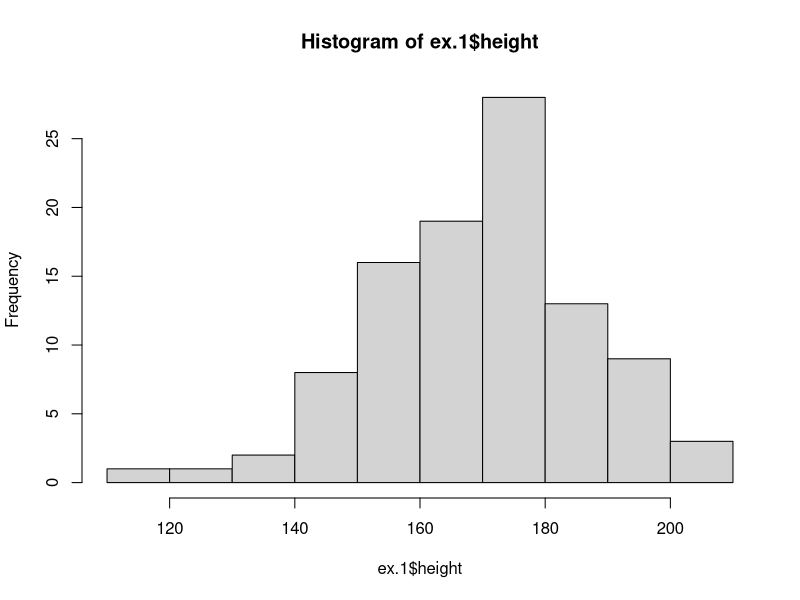
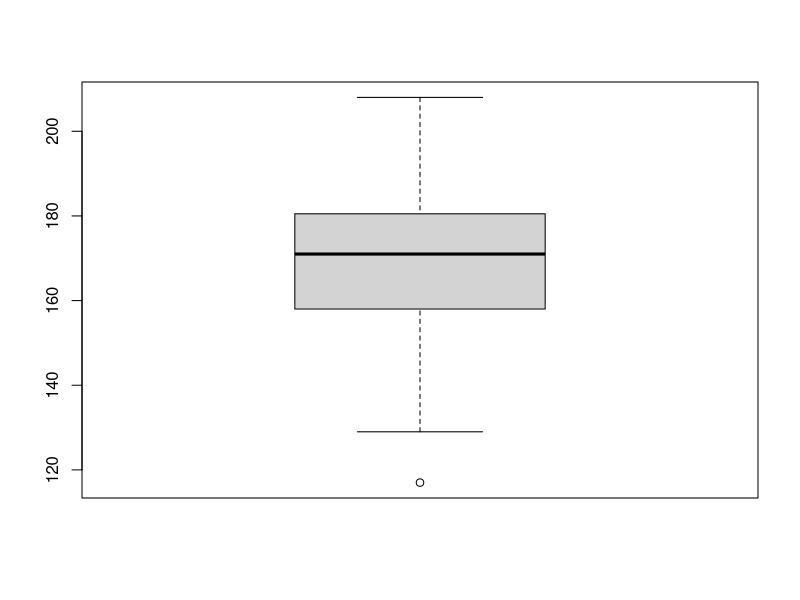
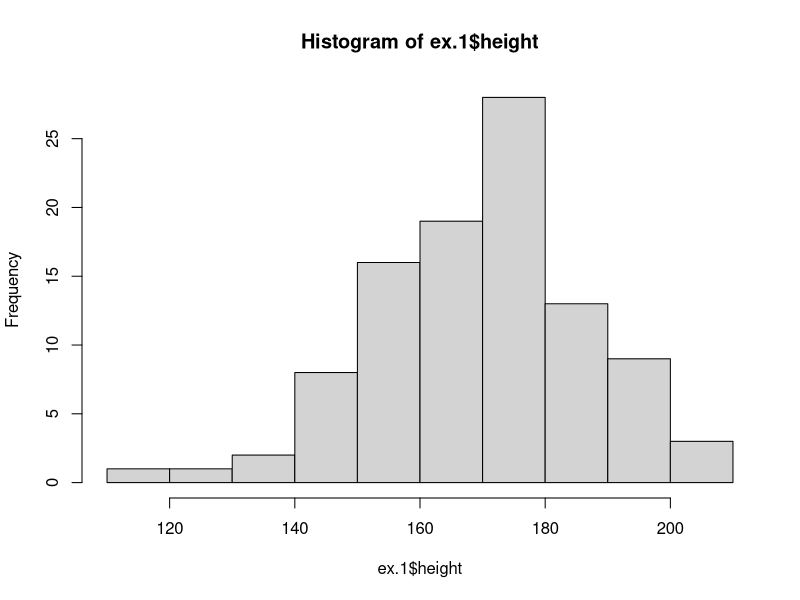
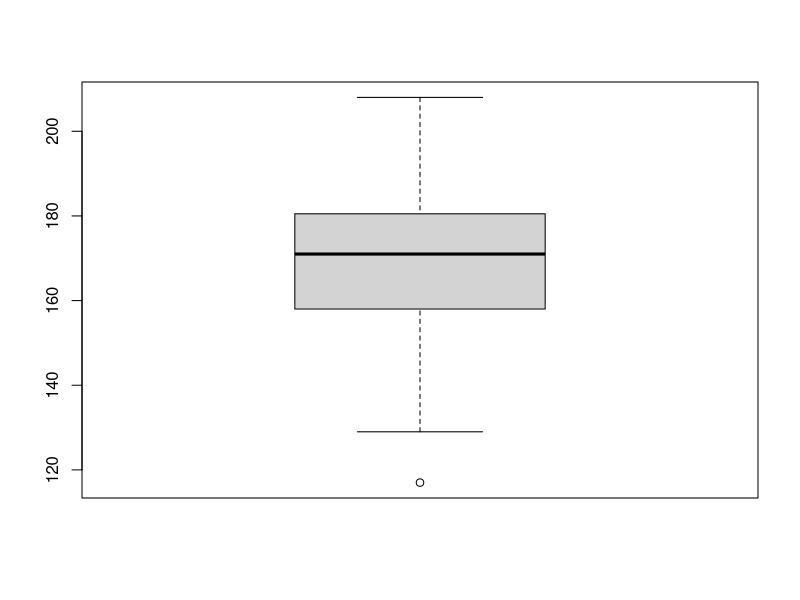

Recreate these plots in R, in order.
## ---- chunk 1
knitr::opts_chunk$set(echo = TRUE)
## ---- chunk 2
ex.1 <- read.csv("ex1.csv")
ex.1
x<-ex.1$height
x
mean(x)
median(x)
hist(ex.1$height)
boxplot(ex.1$height)
summary(ex.1$height)
freq <- table(ex.1) 
cumsum(freq)
## ---- chunk 3
hist(ex.1$height)
boxplot(ex.1$height)
